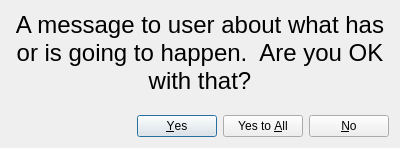
<?xml version="1.0" encoding="UTF-8"?>
<ui version="4.0">
 <class>Dialog_MessageWindow</class>
 <widget class="QDialog" name="Dialog_MessageWindow">
  <property name="geometry">
   <rect>
    <x>0</x>
    <y>0</y>
    <width>400</width>
    <height>148</height>
   </rect>
  </property>
  <property name="minimumSize">
   <size>
    <width>400</width>
    <height>148</height>
   </size>
  </property>
  <property name="windowTitle">
   <string>Dialog</string>
  </property>
  <layout class="QVBoxLayout" name="verticalLayout">
   <item>
    <widget class="QLabel" name="label_Message">
     <property name="font">
      <font>
       <pointsize>18</pointsize>
      </font>
     </property>
     <property name="text">
      <string>A message to user about what has or is going to happen.  Are you OK with that?</string>
     </property>
     <property name="alignment">
      <set>Qt::AlignHCenter|Qt::AlignTop</set>
     </property>
     <property name="wordWrap">
      <bool>true</bool>
     </property>
    </widget>
   </item>
   <item>
    <widget class="QDialogButtonBox" name="buttonBox">
     <property name="standardButtons">
      <set>QDialogButtonBox::No|QDialogButtonBox::Yes|QDialogButtonBox::YesToAll</set>
     </property>
    </widget>
   </item>
  </layout>
 </widget>
 <resources/>
 <connections>
  <connection>
   <sender>buttonBox</sender>
   <signal>accepted()</signal>
   <receiver>Dialog_MessageWindow</receiver>
   <slot>accept()</slot>
   <hints>
    <hint type="sourcelabel">
     <x>248</x>
     <y>254</y>
    </hint>
    <hint type="destinationlabel">
     <x>157</x>
     <y>274</y>
    </hint>
   </hints>
  </connection>
  <connection>
   <sender>buttonBox</sender>
   <signal>rejected()</signal>
   <receiver>Dialog_MessageWindow</receiver>
   <slot>reject()</slot>
   <hints>
    <hint type="sourcelabel">
     <x>316</x>
     <y>260</y>
    </hint>
    <hint type="destinationlabel">
     <x>286</x>
     <y>274</y>
    </hint>
   </hints>
  </connection>
 </connections>
</ui>
